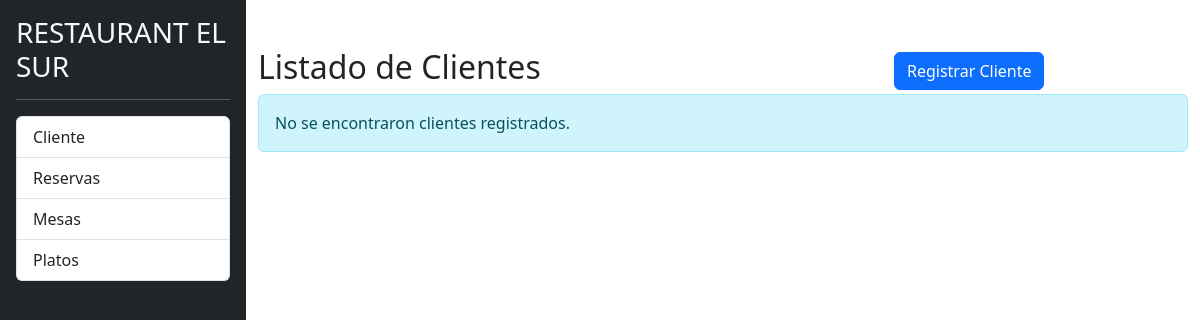
/listado_clientes.php, run on an earlier commit of the app's database.
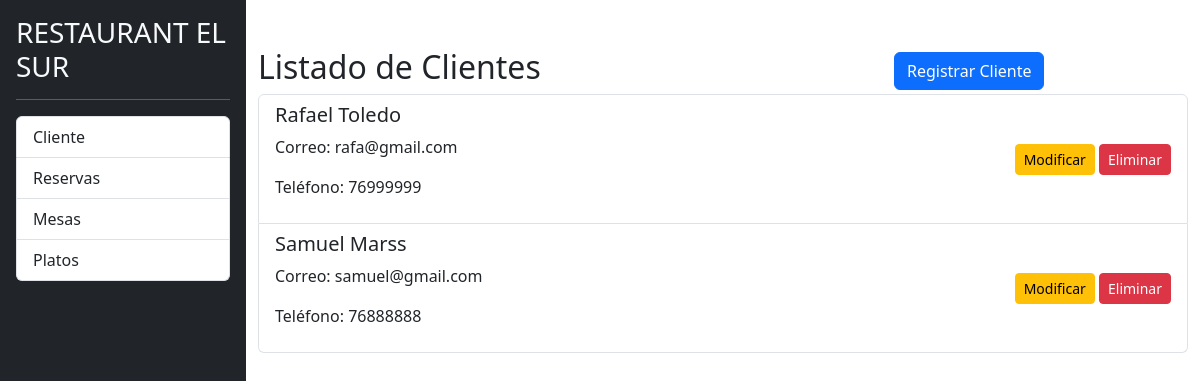
And on a later commit of the database.
### tables this page shows
CREATE TABLE `clientes` (
  `id` int(11) NOT NULL,
  `nombre` varchar(255) NOT NULL,
  `correo_electronico` varchar(255) NOT NULL,
  `telefono` varchar(255) DEFAULT NULL
);

### listado_clientes.php (the view, shortened to what this page needs)
<?php
include 'php/conexion.php';
$sql = "SELECT id, nombre, correo_electronico, telefono FROM clientes";
$resultado = $conn->query($sql);
?>
<!DOCTYPE html>
<html lang="es">
<head>
    <link rel="stylesheet" href="css/bootstrap.min.css">
    <link rel="stylesheet" href="css/styles.css" />
</head>
<body>
    <div class="d-flex">
        <div class="bg-dark border-rigth p-3" id="sidebar">
            <h3 class="text-light">RESTAURANT EL SUR</h3>
            <hr class="text-white" />
            <div class="list-group list-reset">
                <a href="listado_clientes.php" class="list-group-item list-group-item-action">Cliente</a>
                <a href="listado_reservas.php" class="list-group-item list-group-item-action">Reservas</a>
                <a href="listado_mesas.php" class="list-group-item list-group-item-action">Mesas</a>
                <a href="listado_menus.php" class="list-group-item list-group-item-action">Platos</a>
            </div>
        </div>
        <div class="container">
            <div class="row align-items-center mt-5">
                <div class="col-md-8">
                    <h2>Listado de Clientes</h2>
                </div>
                <div class="col-md-4 text-right ml-auto">
                    <a href="registro_cliente.php" class="btn btn-primary">Registrar Cliente</a>
                </div>
            </div>
            <?php if ($resultado->num_rows > 0): ?>
                <div class="list-group">
                    <?php while ($fila = $resultado->fetch_assoc()): ?>
                        <div class="list-group-item d-flex justify-content-between align-items-center">
                            <div>
                                <h5><?php echo $fila['nombre']; ?></h5>
                                <p>Correo: <?php echo $fila['correo_electronico']; ?></p>
                                <p>Teléfono: <?php echo $fila['telefono']; ?></p>
                            </div>
                            <div>
                                <a href="modificar_cliente.php?id=<?php echo $fila['id']; ?>" class="btn btn-warning btn-sm">Modificar</a>
                                <a href="eliminar_cliente.php?id=<?php echo $fila['id']; ?>" class="btn btn-danger btn-sm" onclick="return confirm('¿Estás seguro de que deseas eliminar este cliente?');">Eliminar</a>
                            </div>
                        </div>
                    <?php endwhile; ?>
                </div>
            <?php else: ?>
                <div class="alert alert-info">No se encontraron clientes registrados.</div>
            <?php endif; ?>
        </div>
    </div>
</body>
</html>

What changed in the data, as far as the page shows it:
added clientes: nombre "Rafael Toledo", correo_electronico "rafa@gmail.com", telefono "76999999"
added clientes: nombre "Samuel Marss", correo_electronico "samuel@gmail.com", telefono "76888888"
Also different on the page:
text no longer shown: "No se encontraron clientes registrados."
